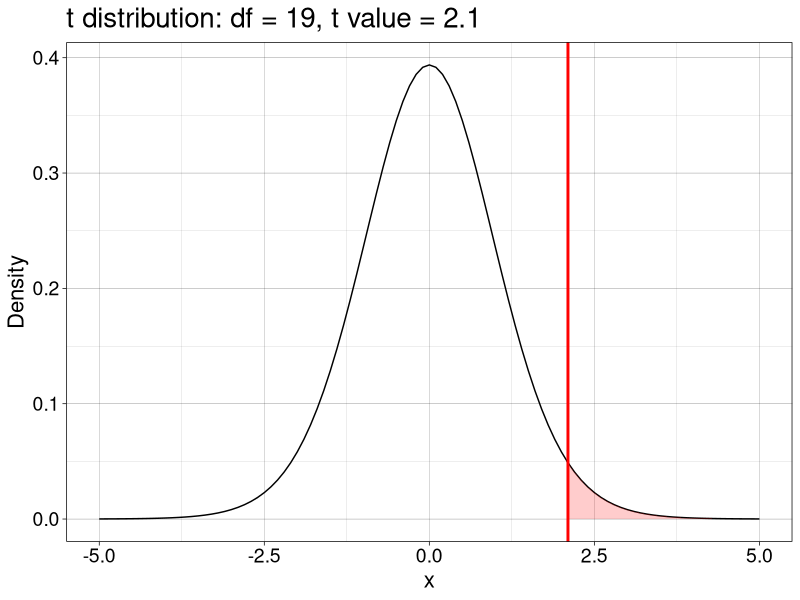
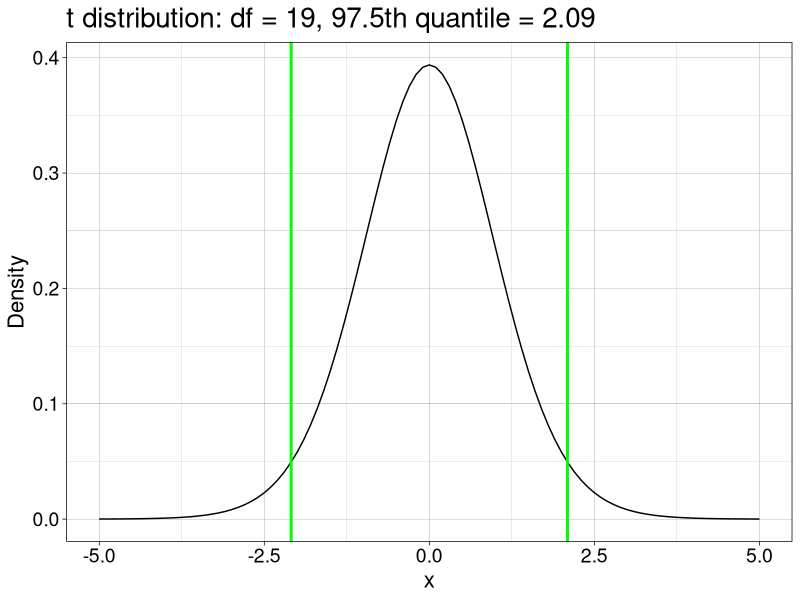
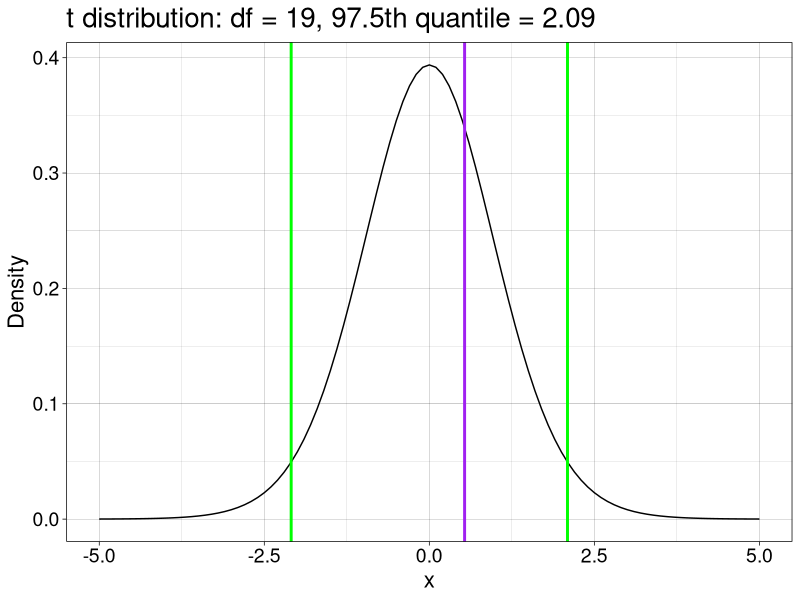
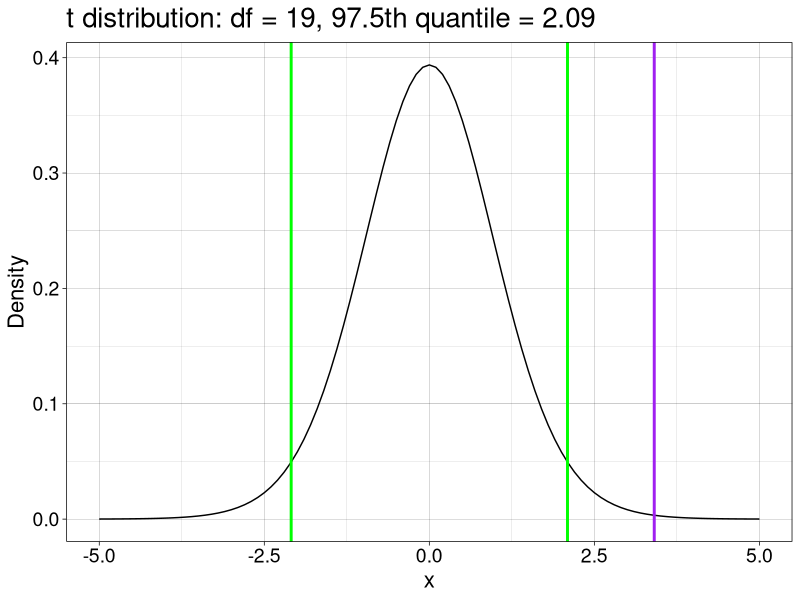

The R script that drew these images, in order:
## ---- chunk 1
knitr::opts_chunk$set(echo = TRUE)
## ---- chunk 2
# dependencies
library(ggplot2)
library(tibble)
## ---- chunk 3
# one sample
set.seed(4)
n <- 20
m <- 0
sd <- 1
samp <- rnorm(n, m, sd)
t.test(samp)
## ---- chunk 4
# Formula
samp.m <- mean(samp) # sample mean
samp.v <- var(samp) # sample variance
sem <- sqrt(samp.v/n) # standard error of the mean
samp.t <- samp.m / sem
samp.t
## ---- chunk 5
df <- n-1
samp.pval <- 2*(1-pt(abs(samp.t),df))
samp.pval
## ---- chunk 6
alpha <- 0.05

# df <- as_tibble(with(density(boot.m),data.frame(x,y)))
# 
# df.pv1 <- tibble(x = df$x[df$x<nv],
#                 y = df$y[df$x<nv])
# 
# df.pv2 <- tibble(x = df$x[df$x>nv],
#                 y = df$y[df$x>nv])

df.pv2 <- tibble(x = seq(samp.t,5,0.1),
                 y = dt(seq(samp.t,5,0.1), df))

ggplot(data.frame(x = c(-5, 5)), aes(x)) + theme_linedraw() +
  stat_function(fun = dt, args = list(df = df)) + 
labs(y = "Density") +
  theme(axis.text = element_text(size = 14),
        axis.title = element_text(size = 16),
        plot.title = element_text(size=20)) +
  ggtitle(paste0("t distribution: df = ",df,", t value = ",round(samp.t, digits=2))) +
  geom_area(data = df.pv2,
            aes(x = x, y = y),
            fill = "red", alpha = .2) +
  geom_vline(xintercept = samp.t, colour = "red", size = 1)
  # geom_vline(xintercept = samp.t, colour = "purple", size = 1)
## ---- chunk 7
alpha <- 0.05

ggplot(data.frame(x = c(-5, 5)), aes(x)) + theme_linedraw() +
  stat_function(fun = dt, args = list(df = df)) + 
labs(y = "Density") +
  theme(axis.text = element_text(size = 14),
        axis.title = element_text(size = 16),
        plot.title = element_text(size=20)) +
  ggtitle(paste0("t distribution: df = ",df,", ",(1-alpha/2)*100,"th quantile = ",round(qt(1-alpha/2, df), digits=2))) +
  geom_vline(xintercept = c(-qt(1-alpha/2, df), qt(1-alpha/2, df)), colour = "green", size = 1)
  # geom_vline(xintercept = samp.t, colour = "purple", size = 1)
## ---- chunk 8
alpha <- 0.05
df <- n-1 # degrees of freedom
ci <- vector("numeric",2)
ci[1] <- samp.m - qt(1-alpha/2, df)  * sem
ci[2] <- samp.m + qt(1-alpha/2, df)  * sem
ci
## ---- chunk 9
# one sample
set.seed(21)
n <- 20
m <- 0
sd <- 1
samp <- rnorm(n, m, sd)
t.test(samp)
## ---- chunk 10
# Formula
samp.m <- mean(samp) # sample mean
samp.v <- var(samp) # sample variance
sem <- sqrt(samp.v/n) # standard error of the mean
samp.t <- samp.m / sem
samp.t
## ---- chunk 11
df <- n-1 # degrees of freedom
samp.pval <- 2*(1-pt(abs(samp.t),df))
samp.pval
## ---- chunk 12
alpha <- 0.05 # arbitrary significance threshold

ggplot(data.frame(x = c(-5, 5)), aes(x)) + theme_linedraw() +
  stat_function(fun = dt, args = list(df = df)) + 
labs(y = "Density") +
  theme(axis.text = element_text(size = 14),
        axis.title = element_text(size = 16),
        plot.title = element_text(size=20)) +
  ggtitle(paste0("t distribution: df = ",df,", ",(1-alpha/2)*100,"th quantile = ",round(qt(1-alpha/2, df), digits=2))) +
  geom_vline(xintercept = c(-qt(1-alpha/2, df), qt(1-alpha/2, df)), colour = "green", size = 1) +
  geom_vline(xintercept = samp.t, colour = "purple", size = 1)
## ---- chunk 13
ci <- vector("numeric",2)
ci[1] <- samp.m - qt(1-alpha/2, df)  * sem
ci[2] <- samp.m + qt(1-alpha/2, df)  * sem
ci
## ---- chunk 14
# one sample
set.seed(7)
n <- 20
m <- 0.5
sd <- 1
samp <- rnorm(n, m, sd)
t.test(samp)
## ---- chunk 15
# Formula
samp.m <- mean(samp) # sample mean
samp.v <- var(samp) # sample variance
sem <- sqrt(samp.v/n) # standard error of the mean
samp.t <- samp.m / sem
samp.t
## ---- chunk 16
df <- n-1 # degrees of freedom
samp.pval <- 2*(1-pt(abs(samp.t),df))
samp.pval
## ---- chunk 17
alpha <- 0.05 # arbitrary significance threshold

ggplot(data.frame(x = c(-5, 5)), aes(x)) + theme_linedraw() +
  stat_function(fun = dt, args = list(df = df)) + 
labs(y = "Density") +
  theme(axis.text = element_text(size = 14),
        axis.title = element_text(size = 16),
        plot.title = element_text(size=20)) +
  ggtitle(paste0("t distribution: df = ",df,", ",(1-alpha/2)*100,"th quantile = ",round(qt(1-alpha/2, df), digits=2))) +
  geom_vline(xintercept = c(-qt(1-alpha/2, df), qt(1-alpha/2, df)), colour = "green", size = 1) +
  geom_vline(xintercept = samp.t, colour = "purple", size = 1)
## ---- chunk 18
ci <- vector("numeric",2)
ci[1] <- samp.m - qt(1-alpha/2, df)  * sem
ci[2] <- samp.m + qt(1-alpha/2, df)  * sem
ci
